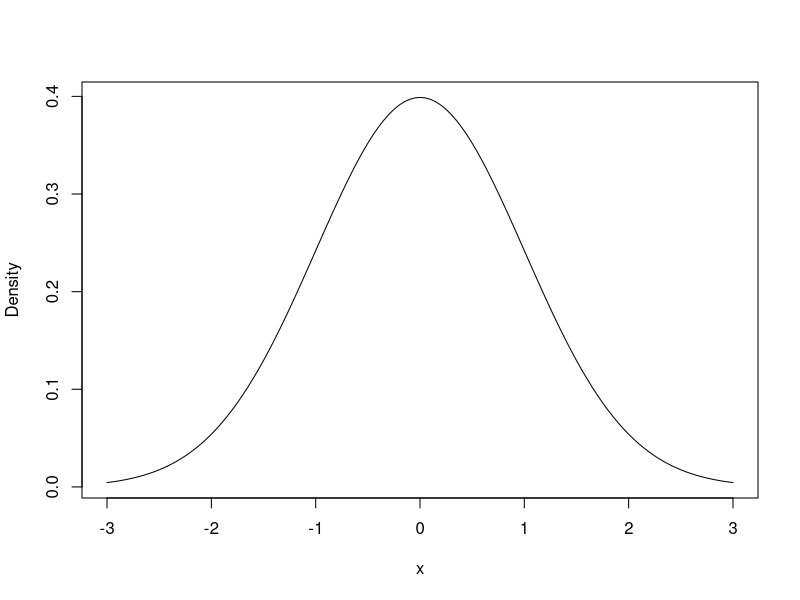
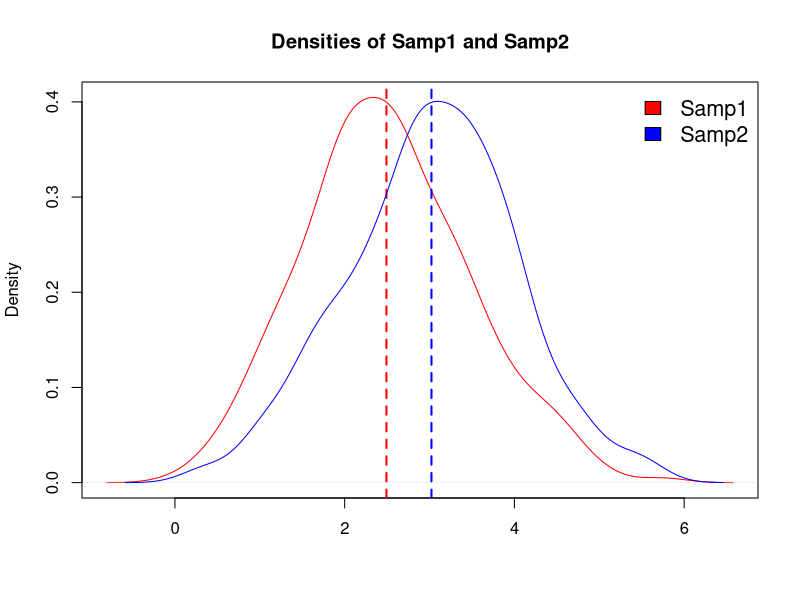
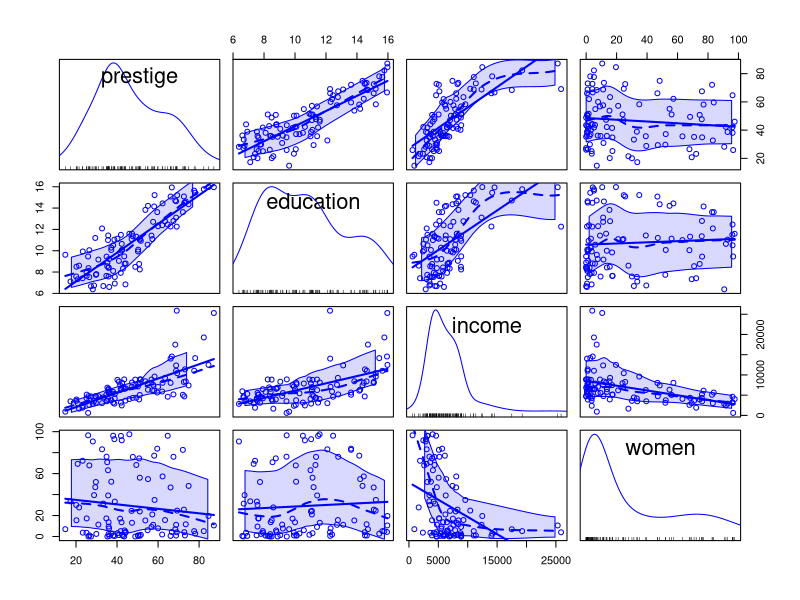
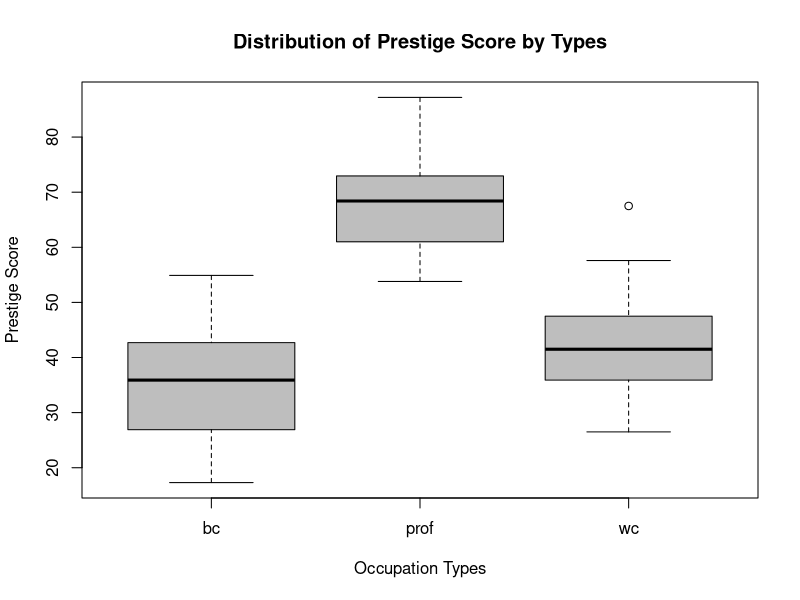

Reproduce these figures in R, in order. (Note: this script raises an error after producing the figures.)
####################################################################################
### SESSION 3 - Complete code from slides
### Author: Chris Galbraith 
####################################################################################
## Standard Normal Distribution
str(dnorm) # normal pdf
dnorm(x = 0, mean = 0, sd = 1)

x <- seq(from = -3, to = 3, by = 0.05)
y <- dnorm(x, mean = 0, sd = 1)
plot(x, y, type = "l", ylab = "Density")

str(rnorm) # generate random number from normal dist
rnorm(10, mean = 0, sd = 1)

str(pnorm) # normal CDF
pnorm(0, mean = 0, sd = 1) # Pr[X <= 0] = ?

str(qnorm) # normal quantile func
qnorm(0.975, mean = 0, sd = 1) # PR[X <= ?] = 0.975


##  One-Sample T-Test (Create Data)
set.seed(123)
oneSampData <- rnorm(100, mean = 0, sd = 1)
mean(oneSampData)
sd(oneSampData)


##  One-Sample T-Test ($H_0: \mu = 0$)
oneSampTest.0 <- t.test(oneSampData) 
oneSampTest.0
names(oneSampTest.0) 
oneSampTest.0$statistic
oneSampTest.0$estimate


##  One-Sample T-Test ($H_0: \mu = a$)
a <- 0.3
oneSampTest.mu <- t.test(oneSampData, mu = a)
oneSampTest.mu


##  Two-Sample T-Test (Create & Plot Data)
Samp1 <- rnorm(300, mean = 2.5, sd = 1)
Samp2 <- rnorm(500, mean = 3.0, sd = 1) # notice: not the same sample size
plot(density(Samp1), col="red", main="Densities of Samp1 and Samp2", xlab="")
abline(v = mean(Samp1), col = "red", lwd = 2, lty=2)
lines(density(Samp2), col="blue")
abline(v = mean(Samp2), col = "blue", lwd = 2, lty = 2)
legend("topright", legend = c("Samp1", "Samp2"),
       fill = c("red","blue"), bty = "n", cex = 1.3)


##  Two-Sample T-Test (Un-equal Variances)
t.test(Samp1, Samp2)  # default assump: unequal variances


##  Two-Sample T-Test (Equal Variances)
t.test(Samp1, Samp2, var.equal = TRUE)  # default assump: unequal variances


##  Two-Sample T-Test (Paired T-Test)
t.test(Samp1, Samp2[1:300], paired = TRUE) # must be of the same sample size


## Load Data
prestige <- read.csv(file = here::here("data", "prestige_v2.csv"),
                     row.names=1)
str(prestige)
head(prestige)


## Another look at the scatterplot matrix
library(car)
scatterplotMatrix(prestige[,c("prestige","education","income","women")])


## Linear Regression - Fit the Model
myReg <- lm(prestige ~ education + income + women, data = prestige)
myReg
names(myReg)


##  Linear Regression - Summary Contents
summary(myReg)
myReg.summary <- summary(myReg)
names(myReg.summary) # show different contents
names(myReg) # this is what we had previously


##  Linear Regression - Confidence Intervals
confint(myReg, 'income', level=0.95)

confint(myReg, level=0.95)


##  Linear Regression - Adding Variables
boxplot(prestige ~ type, data = Prestige, col = "grey",
main = "Distribution of Prestige Score by Types",
xlab = "Occupation Types", ylab = "Prestige Score")

mod <- update(myReg, ~ . + type)
summary(mod)


##  Linear Regression - Comparing Models
formula(myReg)
formula(mod)

anova(myReg, mod)


##  Linear Regression - Relevel a Factor
levels(prestige$type)
prestige$type <- relevel(prestige$type, "prof")
levels(prestige$type)

mod <- update(myReg, ~ . + type)
summary(mod)


## Linear Regression - Stepwise Regression
null <- lm(prestige ~ 1, data=prestige)  # most basic model, intercept only
full <- lm(prestige ~ education + income + women + type, data=prestige)  # saturated model, all predictors
step(null, scope=list(lower=null, upper=full), direction='forward')
step(full, scope=list(lower=null, upper=full), direction='backward')
step(null, scope=list(lower=null, upper=full), direction='both')


## Linear Regression - Best Subsets Regression
if (!require("leaps")) install.packages("leaps")  # install leaps if it isn't already
library(leaps)
bestSubsets <- regsubsets(prestige ~ education + income + women + type, data=prestige, nbest=1)
summary(bestSubsets)
par(mfrow=c(1,2))
plot(bestSubsets, scale="adjr2"); plot(bestSubsets, scale="Cp")


##  Linear Regression - Diagnostics
par(mfrow = c(2, 2), oma = c(0, 0, 2, 0))
plot(myReg)


##  Linear Regression - Prediction
newData = data.frame(education=13.2, income=12000, women=12)
predict(myReg, newData, interval="predict")
